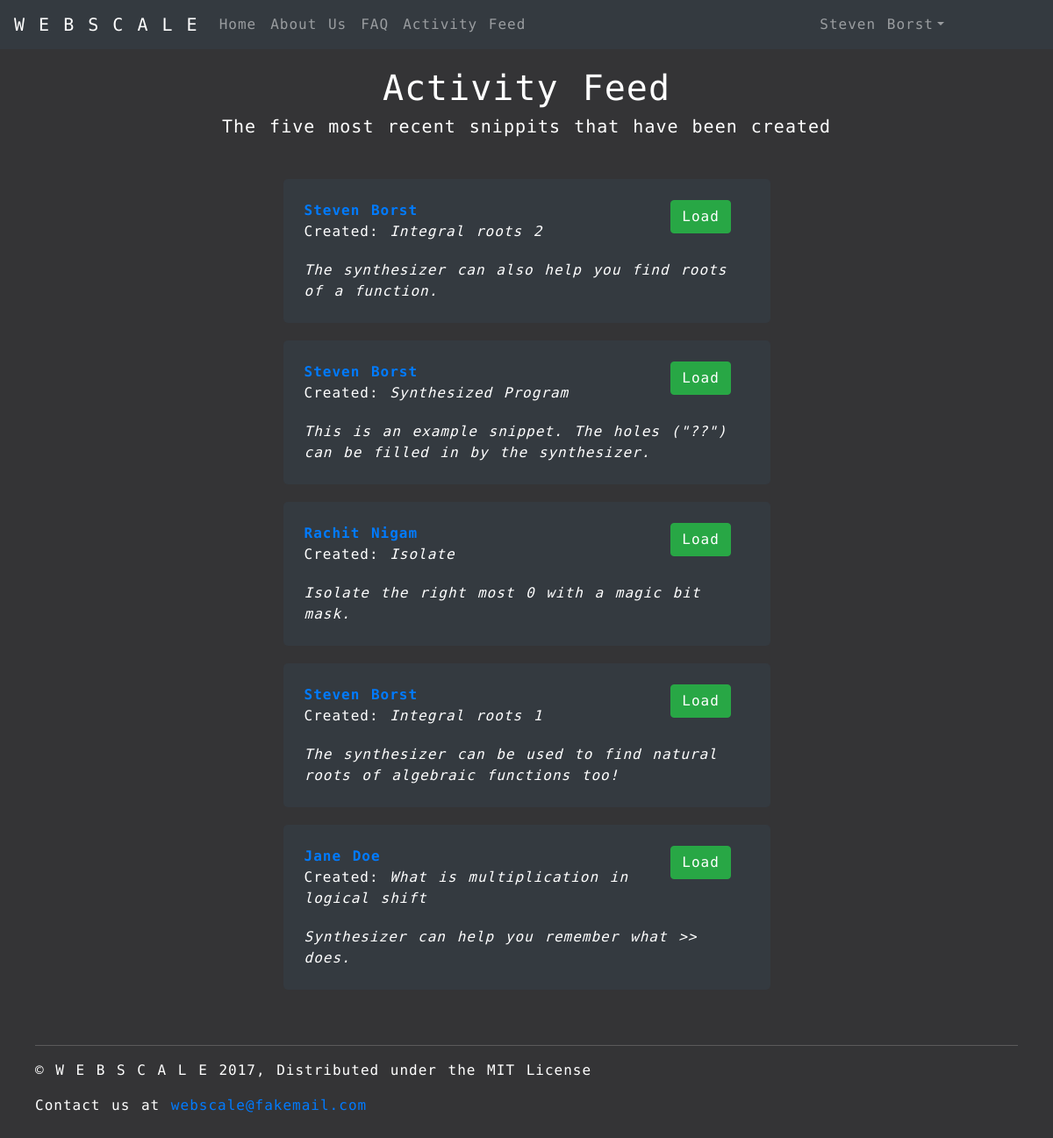
/feed/, run on the app's committed database.
### synthesizer/models.py (models this page shows, shortened)
class Snippit(models.Model):
    id = models.UUIDField(primary_key=True, default=uuid.uuid4, help_text="Unique ID for this Snippit")
    user_id = models.ForeignKey('User', on_delete=models.SET_NULL, null=True)
    name = models.CharField('Name', max_length=200, help_text="Enter name")
    description = models.TextField(max_length=1000, help_text="Enter the snippit description")
    program_text = models.TextField(max_length=99999, help_text="Enter the program holes")
    program_spec = models.TextField(max_length=99999, help_text="Enter the program spec")
    """
    The synthesizer result needs to be a different kind of model field that will be generated, not entered
    """
    synthesizer_result = models.TextField(max_length=99999, help_text="Enter the synthesizer result")
    is_public = models.BooleanField(default=True, help_text="Toggle for user's public visibility")

class User(models.Model):
    id = models.UUIDField(primary_key=True, default=uuid.uuid4, help_text="Unique ID for this particular user")
    name = models.CharField('Name', max_length=200, help_text="Enter your name")
    email = models.EmailField('email', max_length=200, help_text= "Enter you email")
    hashed_password = models.CharField(max_length=200)

### synthesizer/views.py (the view)
# urls.py: url(r'^feed/$', views.feed, name='feed'),
def feed(request):
    snippits = Snippit.objects.filter(is_public=True).order_by('-id')[:5]
    return render(
        request,
        'synthesizer/feed.html',
        context={'page_title': 'Activity Feed', 'snippits': snippits},
    )

### synthesizer/templates/synthesizer/feed.html (shortened to what this page needs)
{% extends "base_page.html" %}
{% block css %}
{% load static %}
<link rel="stylesheet" type="text/css" href="{% static 'css/webscale-feed.css' %}">
{% endblock %}
{% block content %}
<div class="container">
    <h1 class="page-title">Activity Feed</h1>
    <h5 class="page-subtitle">The five most recent snippits that have been created</h5>
    <div id="main" class="row">
        <div class="col">
            {% for snippit in snippits %}
            <div class="mx-auto w-50 p-4 bg-dark feed-card">
                <div class="row">
                    <div class="col-9 card-heading">
                        <div class="row">
                            <div><b><a href="{% url 'profile' snippit.user_id.id.hex %}">{{snippit.user_id.name}}</a></b></div>
                        </div>
                        <div class="row">
                            <div>Created: <em>{{snippit.name}}</em></div>
                        </div>
                    </div>
                    <div class="col-2 float-right">
                        <a class="btn btn-success btn-small" href="{% url 'program' snippit.id.hex %}">Load</a>
                    </div>
                </div>
                <div class="row card-description">
                    <div class="col-12">
                        <span><i>{{snippit.description}}</i></span>
                    </div>
                </div>
            </div>
            {% endfor %}
        </div>
    </div>
    <footer class="footer">
        <hr class="footer-hr">
        <p>&copy; W E B S C A L E 2017, Distributed under the MIT License</p>
        <p>Contact us at <a href="mailto:webscale@fakemail.com">webscale@fakemail.com</a></p>
    </footer>
</div>
{% endblock %}

### synthesizer/static/css/webscale-feed.css (style rules this page uses)
* { letter-spacing: 1px; word-spacing: 2px; line-height: 150%; font-family: 'Encode Sans Expanded', sans-serif; }
html, body { background: linear-gradient(to bottom, rgba(52, 52, 54, 1.0), rgba(52, 52, 54, 1.0)); color: white !important; position: relative; }
body { padding-bottom: 150px; }
.page-title { text-align: center; padding-top: 20px; }
.page-subtitle { text-align: center; padding-bottom: 20px; }
.feed-card { border-radius: 5px; margin-top: 20px; margin-bottom: 20px; }
.card-heading { margin-left: 15px; }
.card-description { padding-top: 20px; }
.footer { padding: 10px 40px 10px 40px; position: absolute; bottom: 0; left: 0; right: 0; }
.footer-hr { border-top: 1px solid rgba(194, 192, 192, 0.27); }

### data on the page
Snippit: user_id.name "Steven Borst", name "Integral roots 2", description "The synthesizer can also help you find roots of a function."
Snippit: user_id.name "Steven Borst", name "Synthesized Program", description "This is an example snippet. The holes (\"??\") can be filled in by the synthesizer."
Snippit: user_id.name "Rachit Nigam", name "Isolate", description "Isolate the right most 0 with a magic bit mask."
Snippit: user_id.name "Steven Borst", name "Integral roots 1", description "The synthesizer can be used to find natural roots of algebraic functions too!"
Snippit: user_id.name "Jane Doe", name "What is multiplication in logical shift", description "Synthesizer can help you remember what >> does."
